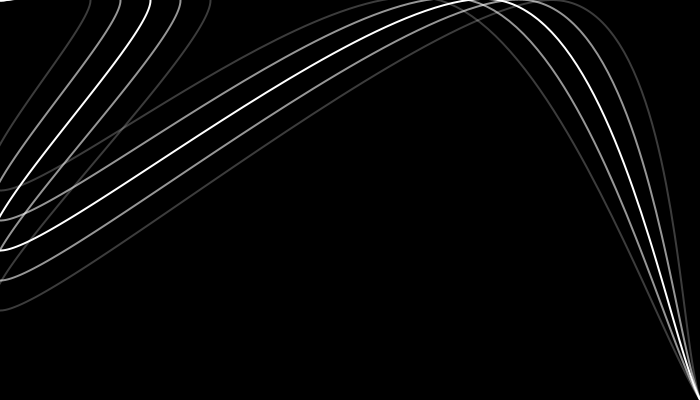
Frame 1 (no input)
Frame 60 (the mouse pressed at the canvas centre just before this capture): identical to frame 1, image omitted
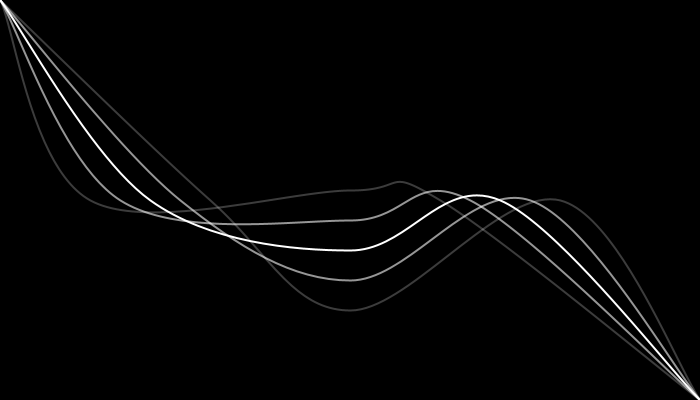
Frame 120 (the mouse held since frame 60 and released just before this capture)

The Processing sketch that drew these frames (run headless with seeded random() and noise(); from frame 60 on, the mouse is pressed at the canvas centre):

// Processing sketch: processing_35830
// ── processing_35830.pde

//Reference; Louis Edwards. 15/08/11

float Xpos=0;
float Ypos=0;

void setup() {
 size(700,400);
 background(0);
 stroke(255);
 strokeWeight(2);
 smooth();
 noFill();

}


void draw(){
 
 background(0);
 stroke(255);
 
 //-----------------
 
 beginShape();
 
   curveVertex(0,0);
   curveVertex(0,0);
   
   curveVertex(150,pmouseY);
   curveVertex(pmouseX,250);
   curveVertex(500,pmouseY);
  // curveVertex(pmouseX,300);
  // curveVertex(600,pmouseY);
   
   curveVertex(700,400);
   curveVertex(700,400);
   
 endShape();
 
 //-----------------
 
   beginShape();

   stroke(255,255,255,150);
   
   curveVertex(0,0);
   curveVertex(0,0);
   
   curveVertex(180,pmouseY);
   curveVertex(pmouseX,280);
   curveVertex(530,pmouseY);
   //curveVertex(pmouseX,80);
   //curveVertex(600,pmouseY);
   
   curveVertex(700,400);
   curveVertex(700,400);
   
 endShape();
 
 //---------------
 
  stroke(255,255,255,60); 
 
   beginShape();
   curveVertex(0,0);
   curveVertex(0,0);
   
   curveVertex(210,pmouseY);
   curveVertex(pmouseX,310);
   curveVertex(560,pmouseY);
   //curveVertex(pmouseX,110);
   //curveVertex(600,pmouseY);
   
   curveVertex(700,400);
   curveVertex(700,400);
   
 endShape();

 //---------------


  // beginShape();
   
  // curveVertex(0,100);
   //curveVertex(0,100);
   
   //curveVertex(100,pmouseY);
   //curveVertex(pmouseX,340);
   //curveVertex(300,pmouseY);
   //curveVertex(pmouseX,140);
   //curveVertex(600,pmouseY);
   
   //curveVertex(700,300);
  // curveVertex(700,300);
   
  //endShape();

//----------------- 


//above white line

beginShape();

   stroke(255,255,255,150);
   
   curveVertex(0,0);
   curveVertex(0,0);
   
   curveVertex(120,pmouseY);
   curveVertex(pmouseX,220);
   curveVertex(470,pmouseY);
   //curveVertex(pmouseX,80);
   //curveVertex(600,pmouseY);
   
   curveVertex(700,400);
   curveVertex(700,400);
   
 endShape();


//-------------------

stroke(255,255,255,60); 
 
   beginShape();
   curveVertex(0,0);
   curveVertex(0,0);
   
   curveVertex(90,pmouseY);
   curveVertex(pmouseX,190);
   curveVertex(440,pmouseY);
   //curveVertex(pmouseX,110);
   //curveVertex(600,pmouseY);
   
   curveVertex(700,400);
   curveVertex(700,400);
   
 endShape();
 
 //--------------------
 
// stroke(255,255,255,60); 
 //
  // beginShape();
  // curveVertex(0,0);
  // curveVertex(0,0);
   
  // curveVertex(30,pmouseY);
  // curveVertex(pmouseX,130);
  // curveVertex(380,pmouseY);
   //curveVertex(pmouseX,110);
   //curveVertex(600,pmouseY);
  // 
  // curveVertex(700,400);
 //  curveVertex(700,400);
   
// endShape();
 
 //--------------------
 
 // stroke(255,255,255,60); 
 
  // beginShape();
  // curveVertex(0,0);
  // curveVertex(0,0);
   
 // curveVertex(270,pmouseY);
 // curveVertex(pmouseX,370);
  // curveVertex(620,pmouseY);
   //curveVertex(pmouseX,110);
   //curveVertex(600,pmouseY);
   
  // curveVertex(700,400);
  // curveVertex(700,400);
   
// endShape();
 
 Xpos = Xpos +(mouseX- Xpos/10);
 Ypos = Ypos +(mouseY-Ypos/10);
 
}
